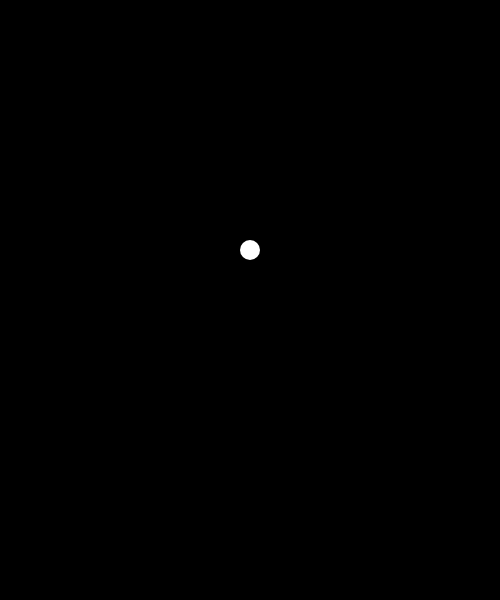
Frame 1 (no input)
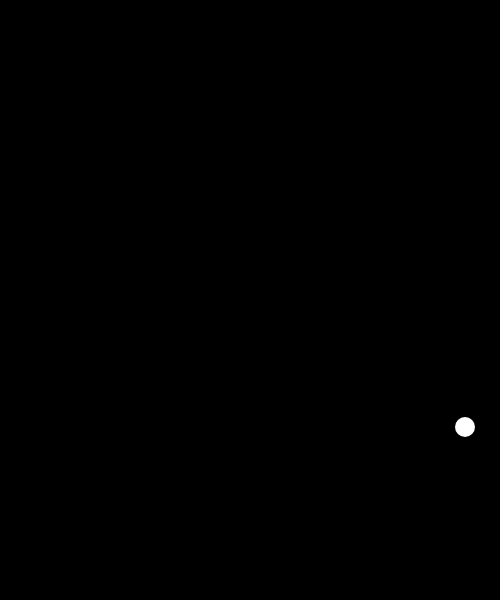
Frame 60 (no input)
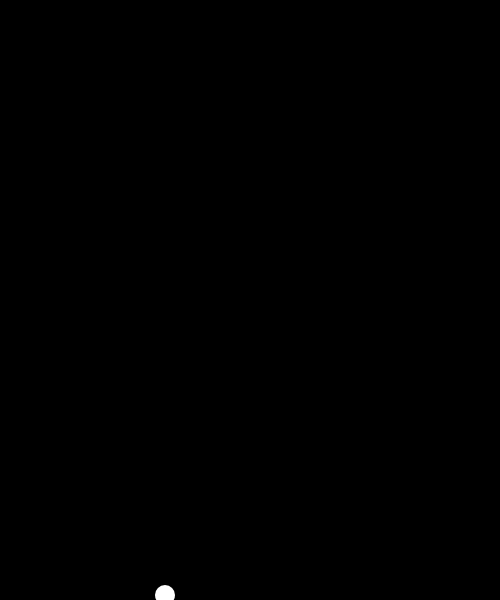
Frame 120 (the mouse pressed at the canvas centre since frame 60)

The p5.js sketch that drew these frames (run headless with seeded random() and noise() and a simulated clock; from frame 60 on, the mouse is pressed at the canvas centre):

// p5.js sketch
// ── sketch.js
var circleY;
var circleX;

var circleXSpeed;
var circleYSpeed;

function setup(){
  createCanvas(500, 600);
  circleY = 250;
  circleX = 250;
  circleXSpeed = 5;
  circleYSpeed = 3;
}
function draw(){
  background(0);
  noStroke();
  ellipse(circleX, circleY, 20, 20);

  circleX = circleX + circleXSpeed;
  circleY = circleY + circleYSpeed;

  if(circleX < 0 ||circleX > width ){
    circleXSpeed = circleXSpeed * -1;
  }
  if(circleY < 0 || circleY > height ){
    circleYSpeed = circleYSpeed * -1;
  }
  //console.log("circleX is " + circleX);
}
